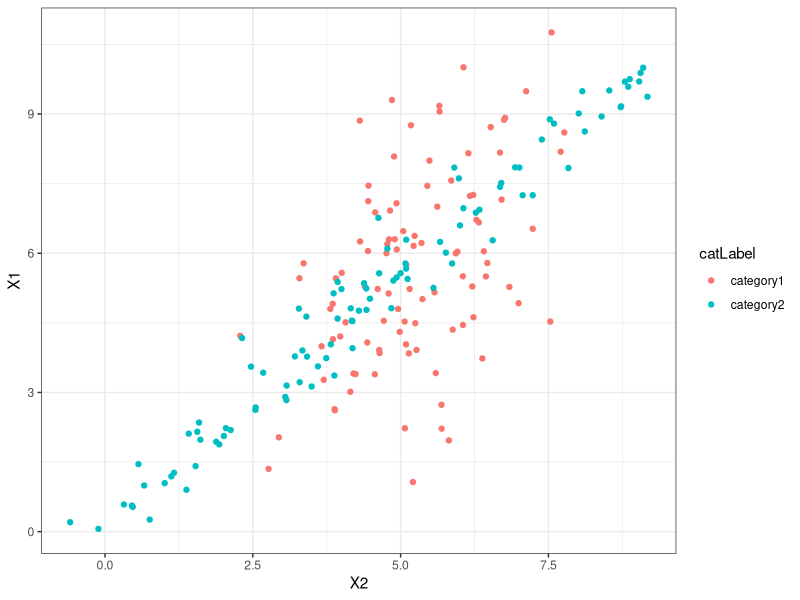

This figure's R source:
# load necessary packages
library(ggplot2)
library(mvtnorm)

# define wrapper functions from class (used to generate data for one category)
sigmaXY <- function(rho, sdX, sdY) {
    covTerm <- rho * sdX * sdY
    VCmatrix <- matrix(c(sdX^2, covTerm, covTerm, sdY^2), 
                       2, 2, byrow = TRUE)
    return(VCmatrix)
}

genBVN <- function(n = 1, seed = NA, muXY=c(0,1), sigmaXY=diag(2)) {
    if(!is.na(seed)) set.seed(seed)
    rdraws <- rmvnorm(n, mean = muXY, sigma = sigmaXY)
    return(rdraws)
}


# function generates 2D data for two categories 
# -- Cat1: X,Y data generated by a bivariate normal distribution 
# -- Cat2: linear X,Y relationship plus a normally distributed random error
genData <- function(noCat1=100, muCat1=c(5,5), sdCat1=c(2,1), rhoCat1=0.5, 
                    noCat2=100, minXCat2=0, maxXCat2=10, slopeCat2=0.9, 
                    seed=1111, writeCSV = TRUE, plotPDF = TRUE) {
    
    # generate category 1 data
    sigmaCat1 <- sigmaXY(rhoCat1, sdCat1[1], sdCat1[2])
    cat1 <- genBVN(noCat1, seed, muCat1, sigmaCat1)
    
    # generate category 2 data
    set.seed(seed + 1)
    cat2_X <- runif(noCat2, min = minXCat2, max = maxXCat2)
    cat2_Y <- slopeCat2 * cat2_X + rnorm(noCat2, 0, 0.5) 
    cat2 <- cbind(cat2_X, cat2_Y)
    
    # combine data and add binary outcome and labels
    Df <- as.data.frame(rbind(cat1, cat2))
    catLabel <- c(rep("category1", noCat1), rep("category2", noCat2))
    target <- c(rep(0, noCat1), rep(1, noCat2))
    Df <- data.frame(Df, catLabel, target)
    colnames(Df) <- c("X1", "X2", "catLabel", "target")
    
    # plot data
    if (plotPDF == TRUE) {
        ggplot(data = Df, aes(x = X2, y = X1, colour = catLabel, fill = catLabel)) +
            geom_point() +
            xlab("X2") +
            ylab("X1") + 
            theme_bw() #+
            #theme(text=element_text(family="Arial"))
        ggsave("dataPlot.pdf", scale = 1, width = 4, height = 4)
    }
    
    # write dataset to csv file
    if (writeCSV == TRUE ) {
        write.csv(Df, file = "dataset.csv")
    }
    return(Df)
}

# call function using default values
genData()
